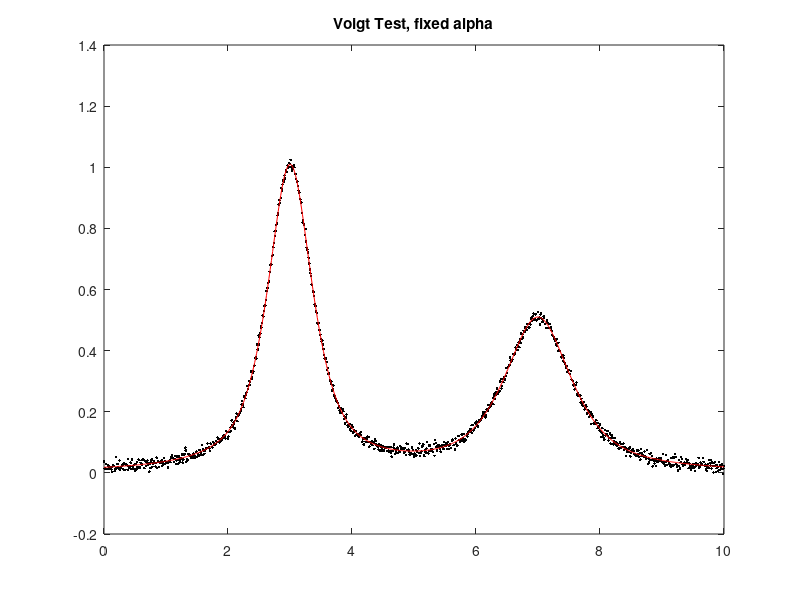

Write the MATLAB code that produced this figure.
function VoigtFixedAlpha
global PEAKHEIGHTS AUTOZERO
format short g
format compact
warning off all
% Signal definition (change as desired)
x=0:.01:10;
position1=3; % Peak position of first peak
DopWid1=.2; % Doppler width of first peak
alpha1=1.7; % alpha of first peak
position2=7;% Peak position of second peak
DopWid2=.3; % Doppler width of second peak
alpha2=1.7; % alpha of second peak
noise=0.01; % Standard deviation of random noise added to signal
y=voigt(x,position1,DopWid1,alpha1)+.5.*voigt(x,position2,DopWid2,alpha2)+noise.*randn(size(x));

% Curve fitting
NumPeaks=2;
AUTOZERO=0;
n=length(x);
newstart=[3 0.5 7 .9];
    for parameter=1:2:2*NumPeaks,
        newstart(parameter)=newstart(parameter)*(1+randn/100);
        newstart(parameter+1)=newstart(parameter+1)*(1+randn/20);
    end

options = optimset('TolX',.0001,'Display','off','MaxFunEvals',200 );
tic
TrialParameters=fminsearch(@(lambda)(fitvoigt(lambda,x,y,alpha1)),newstart);
toc
disp('       positon1      DopWid1     position2     DopWid2 ')
disp(TrialParameters)
alphas=[alpha1 alpha2];
% Construct model from Trial parameters
A=zeros(NumPeaks,n);
for m=1:NumPeaks,
    A(m,:)=voigt(x,TrialParameters(2*m-1),TrialParameters(2*m),alpha1);        
end
% Multiplies each row by the corresponding amplitude and adds them up
if AUTOZERO==3,
    baseline=PEAKHEIGHTS(1);
    Heights=PEAKHEIGHTS(2:1+NumPeaks);
    model=Heights'*A+baseline;
else
    model=PEAKHEIGHTS'*A;
    Heights=PEAKHEIGHTS;
    baseline=0;
end
alphas=alphas
% Compare trial model to data segment and compute the fit error
  MeanFitError=100*norm(y-model)./(sqrt(n)*max(y))
  
  plot(x,y,'.k',x,model,'r')
  title('Voigt Test, fixed alpha')
  
  % ----------------------------------------------------------------------
function start=calcstart(xx,NumPeaks,xoffset)
  n=max(xx)-min(xx);
  start=[];
  startpos=[n/(NumPeaks+1):n/(NumPeaks+1):n-(n/(NumPeaks+1))]+min(xx);
  for marker=1:NumPeaks,
      markx=startpos(marker)+ xoffset;
      start=[start markx n/ (3.*NumPeaks)];
  end % for marker
% ----------------------------------------------------------------------
function err = fitvoigt(lambda,t,y,shapeconstant)
% Fitting functions for Voigt profile function
% T. C. O'Haver (toh@umd.edu), 2013.
global PEAKHEIGHTS AUTOZERO
A = zeros(length(t),round(length(lambda)/2));
for j = 1:length(lambda)/2,
    A(:,j) = voigt(t,lambda(2*j-1),lambda(2*j),shapeconstant)';
end
if AUTOZERO==3,A=[ones(size(y))' A];end
PEAKHEIGHTS = A\y';
z = A*PEAKHEIGHTS;
err = norm(z-y');
% ----------------------------------------------------------------------
function g=voigt(xx,pos,gD,alpha)
% Voigt profile function. xx is the independent variable (energy,
% wavelength, etc), gD is the Doppler (Gaussian) width, and alpha is the
% shape constant (ratio of the Lorentzian width gL to the Doppler width gD.
% Based on Chong Tao's "Voigt lineshape spectrum simulation", 
% File ID: #26707
% alpha=alpha
gL=alpha.*gD;
gV = 0.5346*gL + sqrt(0.2166*gL.^2 + gD.^2);
x = gL/gV;
y = abs(xx-pos)/gV;
g = 1/(2*gV*(1.065 + 0.447*x + 0.058*x^2))*((1-x)*exp(-0.693.*y.^2) + (x./(1+y.^2)) + 0.016*(1-x)*x*(exp(-0.0841.*y.^2.25)-1./(1 + 0.021.*y.^2.25)));
g=g./max(g);